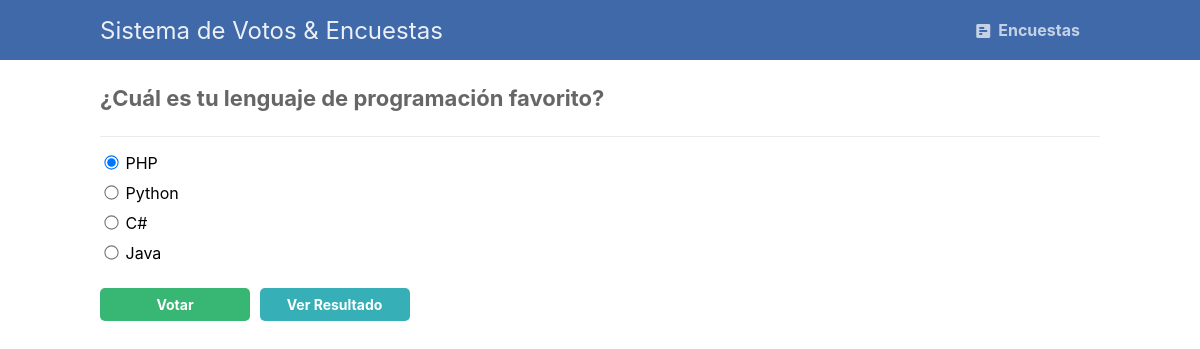
Screenshot of /vote.php?id=1 with the database file from the repository.
### tables this page shows
CREATE TABLE `polls` (
  `id` int(11) NOT NULL,
  `title` text NOT NULL,
  `desc` text NOT NULL
);

CREATE TABLE `poll_answers` (
  `id` int(11) NOT NULL,
  `poll_id` int(11) NOT NULL,
  `title` text NOT NULL,
  `votes` int(11) NOT NULL DEFAULT 0
);

### vote.php (the view, shortened to what this page needs)
<?php
include 'functions.php';
$pdo = pdo_connect_mysql();
if (isset($_GET['id'])) {
    $stmt = $pdo->prepare('SELECT * FROM polls WHERE id = ?');
    $stmt->execute([$_GET['id']]);
    $poll = $stmt->fetch(PDO::FETCH_ASSOC);
    if ($poll) {
        $stmt = $pdo->prepare('SELECT * FROM poll_answers WHERE poll_id = ?');
        $stmt->execute([$_GET['id']]);
        $poll_answers = $stmt->fetchAll(PDO::FETCH_ASSOC);
    } else {
        die ('Poll with that ID does not exist.');
    }
} else {
    die ('No poll ID specified.');
}
?>
<?=template_header('Poll Vote')?>
<div class="content poll-vote">
	<h2><?=$poll['title']?></h2>
    <form action="vote.php?id=<?=$_GET['id']?>" method="post">
        <?php for ($i = 0; $i < count($poll_answers); $i++): ?>
        <label>
            <input type="radio" name="poll_answer" value="<?=$poll_answers[$i]['id']?>"<?=$i == 0 ? ' checked' : ''?>>
            <?=$poll_answers[$i]['title']?>
        </label>
        <?php endfor; ?>
        <div>
            <input type="submit" value="Votar">
            <a href="result.php?id=<?=$poll['id']?>">Ver Resultado</a>
        </div>
    </form>
</div>
<?=template_footer()?>

### style.css (style rules this page uses)
* { box-sizing: border-box; font-family: -apple-system, BlinkMacSystemFont, "segoe ui", roboto, oxygen, ubuntu, cantarell, "fira sans", "droid sans", "helvetica neue", Arial, sans-serif; font-size: 16px; -webkit-font-smoothing: antialiased; -moz-osx-font-smoothing: grayscale; }
body { background-color: #FFFFFF; margin: 0; }
.content { width: 1000px; margin: 0 auto; }
.content h2 { margin: 0; padding: 25px 0; font-size: 22px; border-bottom: 1px solid #ebebeb; color: #666666; }
.poll-vote form { display: flex; flex-flow: column; }
.poll-vote form label { padding-bottom: 10px; }
.poll-vote form input[type="radio"] { transform: scale(1.1); }
.poll-vote form input[type="submit"], .poll-vote form a { display: inline-block; padding: 8px; border-radius: 5px; background-color: #38b673; border: 0; font-weight: bold; font-size: 14px; color: #FFFFFF; cursor: pointer; width: 150px; margin-top: 15px; }
.poll-vote form a { text-align: center; text-decoration: none; background-color: #37afb7; margin-left: 5px; }

### rows the page displays
polls: title "¿Cuál es tu lenguaje de programación favorito?"
poll_answers: title "PHP"
poll_answers: title "Python"
poll_answers: title "C#"
poll_answers: title "Java"
